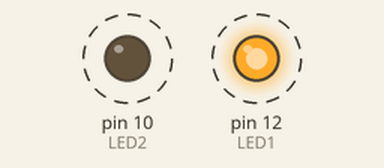
This sketch was run on a simulated Arduino Uno, built with avr-gcc and run on an emulated ATmega328P. On the bench: output pins drawn as LEDs (lit = HIGH). Dashed ring = blinking.

Above: at 0.15 s.
Timing chart, 0 to 3.0 s (numbered marks = the images above):
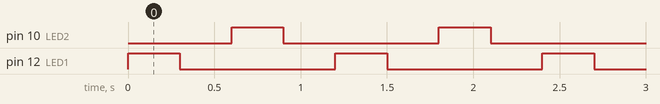

The sketch:

blinker.ino
```cpp
int LED1 = 12;
int LED2 = 10;
int delaytime = 300;
void setup() {
  // put your setup code here, to run once:
pinMode(LED1,OUTPUT);
pinMode(LED2,OUTPUT);

}

void loop() {
  // put your main code here, to run repeatedly:
digitalWrite(LED1,HIGH);
delay(delaytime);
digitalWrite(LED1,LOW);
delay(delaytime);
digitalWrite(LED2,HIGH);
delay(delaytime);
digitalWrite(LED2,LOW);
delay(delaytime);
}
```

Measured:
- by itself, pin 10 (LED2), pin 12 (LED1): alternates HIGH for 0.30 s and LOW for 0.90 s
- by itself, everything shown: repeats every 1.2 s, in 4 steps
